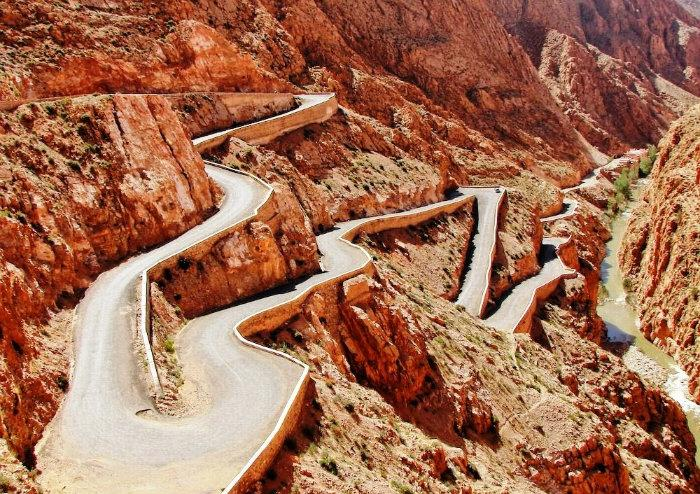
#> input picture images/tisdrin.jpg, 700 x 494 px, found by its file name
$ python type_image.py
#> lines starting #> are read from the running program, lines starting #| are printed output that depends on the picture; after the words box and inside, x2 and y2 are one past the last pixel; in counts of white or black regions, pixels touching at a corner belong together
import cv2
import numpy as np
import matplotlib.pyplot as plt

def create_image_types(image, threshold=128):
    """
    Create different types of images from input image.

    Parameters:
    -----------
    image : numpy.ndarray
        Input image (color or grayscale)
    threshold : int
        Threshold for binary conversion (0-255)

    Returns:
    --------
    color_img : numpy.ndarray
        Color image
    binary_img : numpy.ndarray
        Binary image
    grayscale_img : numpy.ndarray
        Grayscale image
    """
    # (a) Image en couleur
    if len(image.shape) == 3:
        color_img = image.copy()
    else:
        color_img = cv2.cvtColor(image, cv2.COLOR_GRAY2BGR)

    # (c) Image en niveaux de gris
    if len(image.shape) == 3:
        grayscale_img = cv2.cvtColor(image, cv2.COLOR_BGR2GRAY)
    else:
        grayscale_img = image.copy()

    # (b) Image binaire
    _, binary_img = cv2.threshold(grayscale_img, threshold, 255, cv2.THRESH_BINARY)

    return color_img, binary_img, grayscale_img

def demonstrate_image_types(image_path, save_prefix='img_types'):
    # Read the image in color
#> called with image_path = 'images/tisdrin.jpg', save_prefix = 'images/tisdrin_img_types'
    img_color = cv2.imread(image_path, cv2.IMREAD_COLOR)
#> img_color is the input picture: shape (494, 700, 3); mean B, G, R 82.6, 108.4, 162.2
    if img_color is None:
        print(f"Error: Could not read image at {image_path}")
        return

    # Convert BGR to RGB for display
    img_rgb = cv2.cvtColor(img_color, cv2.COLOR_BGR2RGB)

    # Set threshold
    threshold = 128

    # Create image types
    color_img, binary_img, grayscale_img = create_image_types(img_color, threshold)
#> in create_image_types, `grayscale_img = cv2.cvtColor(image, cv2.COLOR_BGR2GRAY)`:
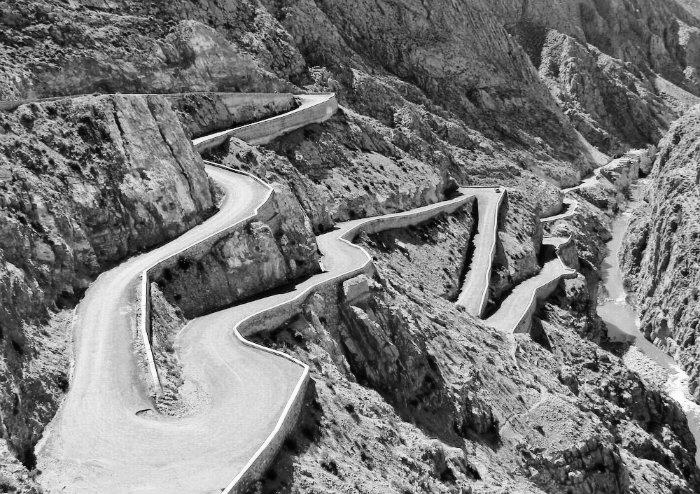
#> grayscale_img: shape (494, 700); min 0, max 255, mean 121.5
#> in create_image_types, `_, binary_img = cv2.threshold(grayscale_img, threshold, 255, cv2.THRES..`:
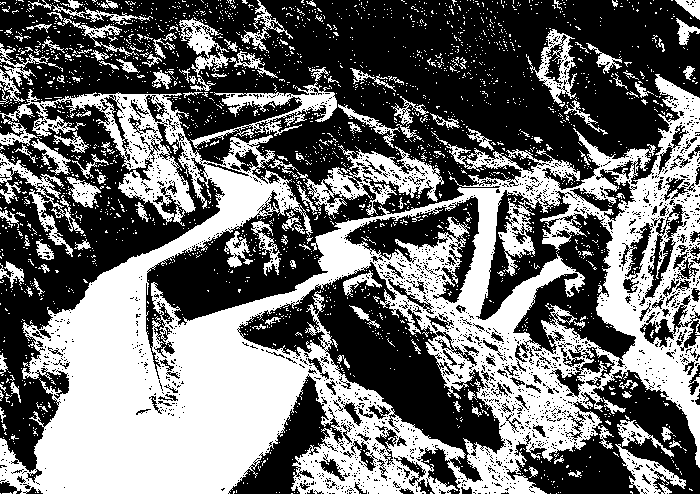
#> binary_img: shape (494, 700); 43.4% white; 2436 white regions (2305 under 20 px), largest, box (x1, y1, x2, y2) and area: (0, 74, 700, 494) 119222, (297, 145, 444, 219) 3573, (190, 82, 337, 149) 2326

    # Save images
    cv2.imwrite(f'{save_prefix}_color.jpg', color_img)
    cv2.imwrite(f'{save_prefix}_binary.jpg', binary_img)
    cv2.imwrite(f'{save_prefix}_grayscale.jpg', grayscale_img)
    print(f"Images saved with prefix: {save_prefix}")

    # Affichage des images
    plt.figure(figsize=(10, 8))

    # Première ligne
    plt.subplot(2, 2, 1)
    plt.imshow(cv2.cvtColor(color_img, cv2.COLOR_BGR2RGB))
    plt.title('Image polychrome (135146 couleurs)')
    plt.axis('off')

    plt.subplot(2, 2, 2)
    plt.imshow(binary_img, cmap='gray')
    plt.title("Image binaire (2 couleurs)")
    plt.axis('off')

    # Deuxième ligne, image centrée (colonne 2)
    plt.subplot(2, 1, 2)
    plt.imshow(grayscale_img, cmap='gray')
    plt.title('Image Monochrome (256 couleurs)')
    plt.axis('off')

    plt.tight_layout()
    plt.show()
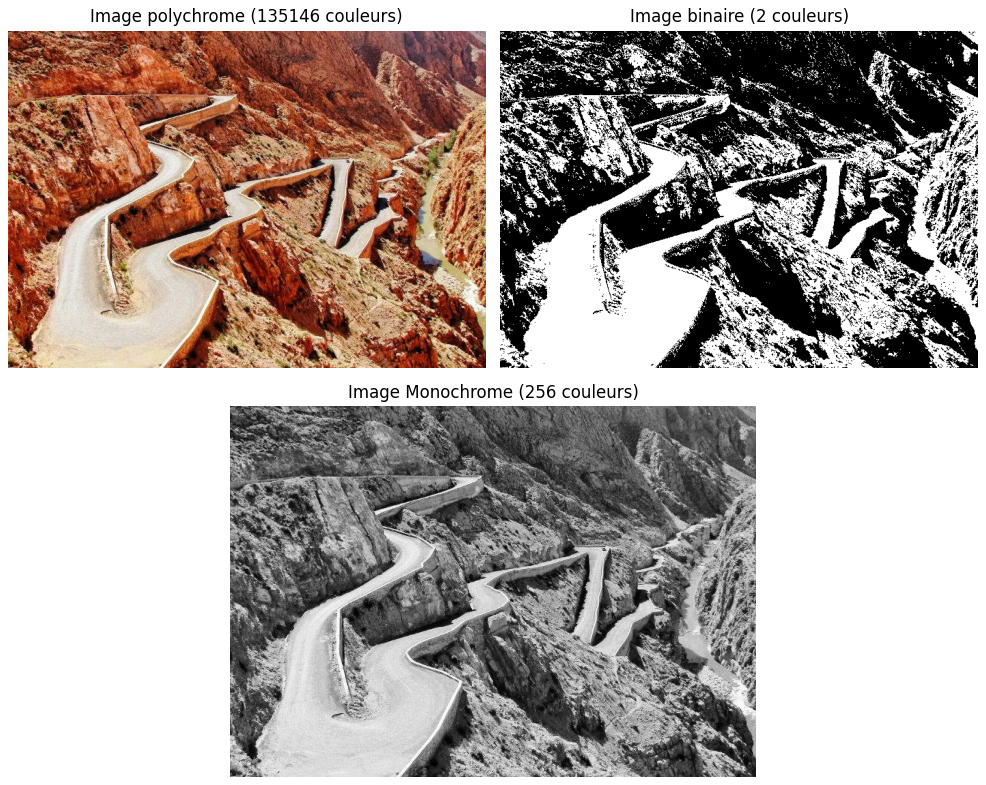
#> figure drawn by matplotlib, 3 panels

    return color_img, binary_img, grayscale_img

# Exemple d'utilisation :
color, binary, grayscale = demonstrate_image_types('images/tisdrin.jpg', 'images/tisdrin_img_types')
